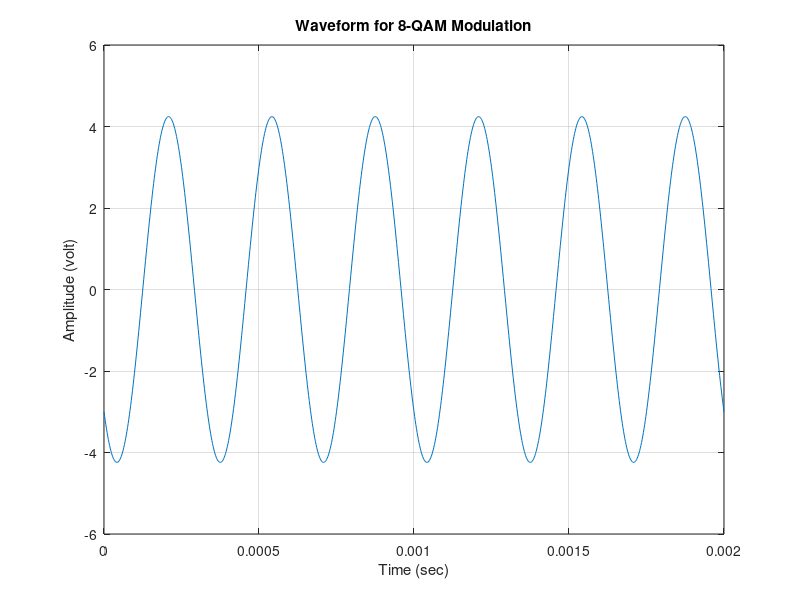
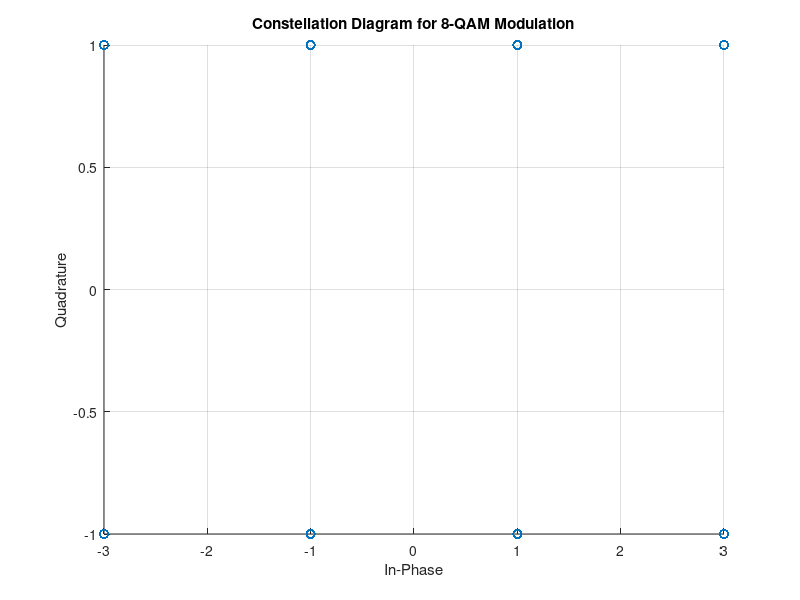

Write the MATLAB code that produced these figures, in order.
% EE451 Communication Systems II Project | Group - 18

% 8-QAM Modulation & Demodulation

clc, clear, close all;

%% Parameters and Data
M = 8;
k = log2(M);
n = 6000;

% Generate random binary data
dataIn = randi([0, 1], 1, n);

% Convert bits to symbols
symbols = zeros(1, length(dataIn)/k);

for i = 1:length(symbols)
 bits = dataIn((i-1)*k + 1 : i*k);
 symbol = 0;
 for j = 1:k
  symbol = symbol + bits(j) * 2^(k-j);
 end
 symbols(i) = symbol;
end

%% Modulation

% Define the constellation points for 8-QAM
constellation = [1j+1, 1j-1, -1j+1, -1j-1, 1j+3, 1j-3, -1j+3, -1j-3];

% Map the binary data to the constellation points
constSymbols = constellation(symbols + 1);

% Modulate symbols
sp = 2e-3;
f = 3000;
Qn = 1000;

t = 0 : sp/Qn : sp;
Y = zeros(1, length(constSymbols)*length(t));

for i = 1:length(constSymbols)
 Y((i-1)*length(t) + 1 : i*length(t)) = constSymbols(i) .* cos(2 * pi * f * t) + constSymbols(i) .* sin(2 * pi * f * t);
end

%% Plotting
% Waveform
tt = t;
figure;
plot(tt, Y(1:length(tt)));
title('Waveform for 8-QAM Modulation');
xlabel('Time (sec)');
ylabel('Amplitude (volt)');
grid on;

% Constellation
figure;
scatter(real(constSymbols), imag(constSymbols));
title('Constellation Diagram for 8-QAM Modulation');
xlabel('In-Phase');
ylabel('Quadrature');
grid on;




